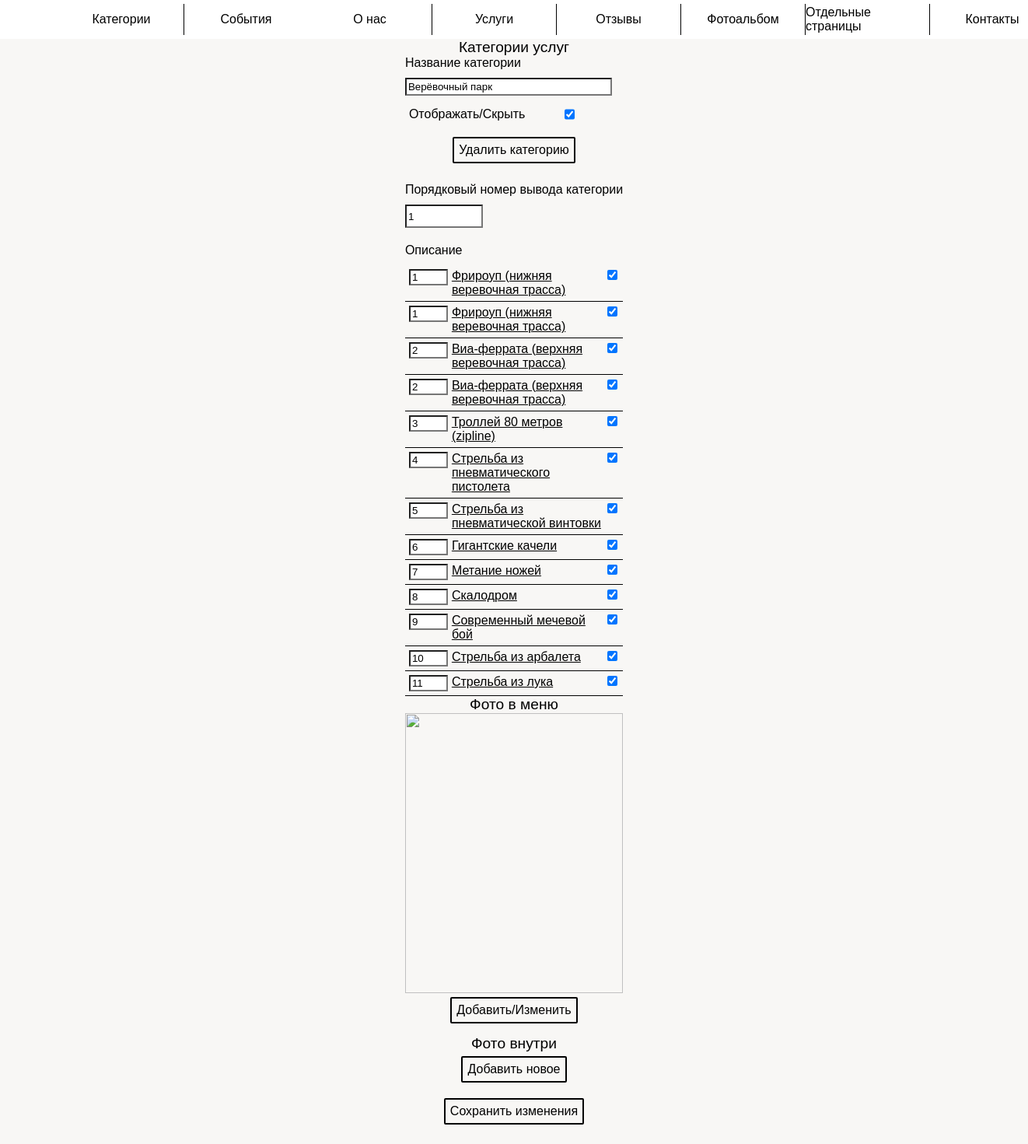
The app's page /admin_panel/category_change?category_id=1 (signed in) with its own data.
### app/models.py (models this page shows, shortened)
class Category(db.Model):
    id = db.Column(db.Integer, primary_key=True, index=True, unique=True)
    name = db.Column(db.String(128))
    description = db.Column(db.Text)
    status = db.Column(db.BOOLEAN())  # отображение клиентам
    services = db.relationship("ServiceCategory", backref="category", lazy="dynamic")
    number = db.Column(db.Integer, index=True, default=30)
    types = db.relationship("CategoryType", backref="category", lazy="dynamic")

class ServiceCategory(db.Model):
    id = db.Column(db.Integer, primary_key=True, index=True, unique=True)
    service_id = db.Column(db.ForeignKey("service.id"))
    category_id = db.Column(db.ForeignKey("category.id"))
    number = db.Column(db.Integer, default=500)  # порядковый номер

class Service(db.Model):
    id = db.Column(db.Integer, primary_key=True, index=True, unique=True)
    name = db.Column(db.String(128))
    short_description = db.Column(db.String(512))  # краткое описание
    description = db.Column(db.Text)  # полное описание
    status = db.Column(db.BOOLEAN())  # отображение клиентам
    next = db.Column(db.BOOLEAN())  # есть ли переход на дальнейшую страницу
    categories = db.relationship("ServiceCategory", backref="service", lazy="dynamic")
    price = db.Column(db.String(8))
    time = db.Column(db.String(128))

### app/admin_panel/routes.py (the view, shortened to what this page needs)
@bp.route("/category_change", methods=["GET", "POST"])
@login_required
def category_change():
    base_number = 1
    category_id = request.args.get("category_id")
    category = Category.query.filter_by(id=category_id).first()
    services = category.services.order_by(ServiceCategory.number).all()
    numbers = []  # хранит порядковые номера услуг
    try:
        files = listdir("app/static/images/category/{}".format(category_id))
    except:
        files = []
    for element in services:
        numbers.append(element.number)
    services = category.services.order_by(ServiceCategory.number).all()
    return render_template(
        "admin_panel/category.html",
        title="{}".format(category.name),
        category=category,
        services=services,
        numbers=numbers,
        files=files,
    )

### app/admin_panel/routes.py (called while the page is built)
@bp.after_request
def add_header(r):
    r.headers["Cache-Control"] = "no-cache, no-store, must-revalidate"
    r.headers["Pragma"] = "no-cache"
    r.headers["Expires"] = "1"
    r.headers["Cache-Control"] = "public, max-age=0"
    return r

### app/models.py (called while the page is built)
@login.user_loader
def load_user(id):
    return Admin.query.get(int(id))

### app/templates/admin_panel/category.html (shortened to what this page needs)
{% extends "admin_panel/base.html" %}
{% block app_content %}
    <link rel="stylesheet" href="{{ url_for('static', filename='admin_panel/category.css') }}">
    <link rel="stylesheet" href="{{ url_for('static', filename='slider.css') }}">
    <link rel="stylesheet" href="{{ url_for('static', filename='event/event.css') }}">
    {% set title = ckeditor %}
    <div class="title">Категории услуг</div>
    <div class="grid_panel">
        <div class="grid_block partners_map">
            <form method="POST" enctype="multipart/form-data"
                  action="{{ url_for('admin_panel.category_change') }}?category_id={{ category.id }}">
                <div class="grid_service">
                    <label for="title">Название категории</label>
                    <input type="text" name="title" id="title"
                           class="category_name" value="{{ category.name if category.name }}">
                    <div style="text-align: left;">
                        <div class="grid_checkbox">
                            <label for="checkbox_1" style="text-align: left;">Отображать/Скрыть</label>
                            <input style="margin-left: 0;" type="checkbox" id="checkbox_1" class="checkbox"
                                   name="mycheckbox" value="1" {{ "checked" if
                        category.status else "" }}/>
                        </div>
                    </div>
                    <div class="input__wrapper">
                        <label for="delete_category" class="input__file_button">
                            <span class="input__file_button_text_2">Удалить категорию</span>
                        </label>
                    </div>
                    <label for="weight">Порядковый номер вывода категории</label>
                    <input type="text" name="weight" id="weight" class="little_input"
                           value="{{ category.number if category.number else " 30" }}">
                    <label for="input_desc">Описание</label>
                </div>
                {% set i = namespace(a=0) %}
                {% for element in services %}
                    <div class="grid_element">
                        {% set service = element.service %}
                        <div class="grid_checkbox_2">
                            <div>
                                <label>
                                    <input class="service_number" type="number" min="0"
                                           name="service_number_{{ service.id }}" value="{{ numbers[i.a] }}">
                                </label>
                            </div>
                            <a href="{{ url_for('admin_panel.service_test') }}?service_id={{ service.id }}"
                               class="service_name">{{ service.name if service.name }}</a>
                            <div>
                                <input type="checkbox" class="checkbox" name="service_checkbox_{{ service.id }}"
                                       id="checkbox_{{ service.id }}"
                                       value="1" {{ "checked" if service.status else "" }}/>
                            </div>
                        </div>
                    </div>
                    {% set i.a = i.a + 1 %}
                {% endfor %}
                <div>
                    <div class="title">Фото в меню</div>
                    <div class="grid_block_photo">
                        <div><img
                                src="{{ url_for('static',filename='/images/category/preview/' + category.id|string  + '.jpg') }}"
                                alt="" class="image"></div>
                        <div class="input__wrapper">
                            <label for="add_preview" class="input__file_button">
                                <span class="input__file_button_text_2">Добавить/Изменить</span>
                            </label>
                        </div>
                    </div>
                    <div class="title">Фото внутри</div>
                    <div class="grid_block_photo">
                        <div class="input__wrapper">
                            <label for="blank_file" class="input__file_button">
                                <span class="input__file_button_text_2">Добавить новое</span>
                            </label>
                        </div>
                    </div>
                </div>
                <div class="input__wrapper">
                    <label for="Submit" class="input__file_button">
                        <span class="input__file_button_text_2">Сохранить изменения</span>
                    </label>
                </div>
            </form>
        </div>
    </div>
{% endblock %}

### app/static/main/main.css (style rules this page uses)
:root { --background-color: rgba(169, 191, 239, 0.15); --primary-color: #ffa300; --primary-font-size: 16px; --primary-font-family: Arial, sans-serif; --primary-content-width: 960px; --primary-content-height: 100px; --modal_window_time: none; --vw: none; --vh: none; }
html { box-sizing: border-box; -webkit-tap-highlight-color: rgba(0, 0, 0, 0); height: 100vh; }
*, *:before, *:after { box-sizing: inherit; }
* { appearance: none; -webkit-appearance: none; font-family: var(--primary-font-family); }
body { margin: 0; -webkit-text-size-adjust: none; background-color: rgba(209, 207, 188, 0.15); height: 100vh; }
img { user-select: none; }

### app/static/admin_panel.css (style rules this page uses)
.title { text-align: center; font-size: calc(var(--primary-font-size) * 1.2); }
.grid_panel { display: grid; grid-template-columns: min(95%, 960px); justify-content: center; }
.grid_block { display: grid; grid-template-columns: 100%; min-height: 100px; justify-items: center; align-items: center; }
.grid_block_photo { display: grid; grid-template-columns: 1fr; align-self: center; justify-content: center; }
.input__wrapper { display: flex; align-items: center; justify-content: center; margin: 5px 0 5px 0; }
.checkbox { -webkit-appearance: checkbox; margin: 0 auto; }
.grid_service { display: grid; grid-row-gap: 10px; margin-bottom: 10px; text-align: center; }
.grid_service > label { text-align: left; }
.category_name { display: flex; align-content: center; width: min(300px, 95%); padding: 2px; }
.little_input { display: flex; align-content: center; margin-bottom: 10px; width: 100px; height: 30px; }
.image { position: relative; object-fit: cover; height: clamp(200px, 45vh, 800px); width: 100%; display: flex; align-items: center; justify-content: center; }
.input__file_button { min-width: 80px; max-width: 200px; text-decoration: none; color: black; padding: 6px; border: 2px solid; border-radius: 2px; margin-bottom: 10px; text-align: center; }
.partners_map { border-radius: 5px; margin-bottom: 10px; }
.grid_element { display: block; grid-row-gap: 10px; border-bottom: 1px solid; }
.grid_checkbox { display: grid; grid-template-columns: 200px 1fr; padding: 5px; margin: auto; }
.grid_checkbox_2 { display: grid; grid-template-columns: 55px 200px 1fr; padding: 5px; margin: auto; }
.grid_checkbox > a, .grid_checkbox_2 > a { color: black; }
.service_name { font-size: var(--primary-font-size); }
.service_number { max-width: 50px; }

### app/static/slider.css (style rules this page uses)
:root { --primary-width: calc(100% / 1); --primary-flex: 0 0 calc(100% / 1); }

### records on screen
Category: title "Верёвочный парк", weight "1"
ServiceCategory: numbers "1"
Service: name "Фрироуп (нижняя веревочная трасса)"
ServiceCategory: numbers "1"
Service: name "Фрироуп (нижняя веревочная трасса)"
ServiceCategory: numbers "2"
Service: name "Виа-феррата (верхняя веревочная трасса)"
ServiceCategory: numbers "2"
Service: name "Виа-феррата (верхняя веревочная трасса)"
ServiceCategory: numbers "3"
Service: name "Троллей 80 метров (zipline)"
ServiceCategory: numbers "4"
Service: name "Стрельба из пневматического пистолета"
ServiceCategory: numbers "5"
Service: name "Стрельба из пневматической винтовки"
ServiceCategory: numbers "6"
Service: name "Гигантские качели"
ServiceCategory: numbers "7"
Service: name "Метание ножей"
ServiceCategory: numbers "8"
Service: name "Скалодром"
ServiceCategory: numbers "9"
Service: name "Современный мечевой бой"
ServiceCategory: numbers "10"
Service: name "Стрельба из арбалета"
ServiceCategory: numbers "11"
Service: name "Стрельба из лука"
